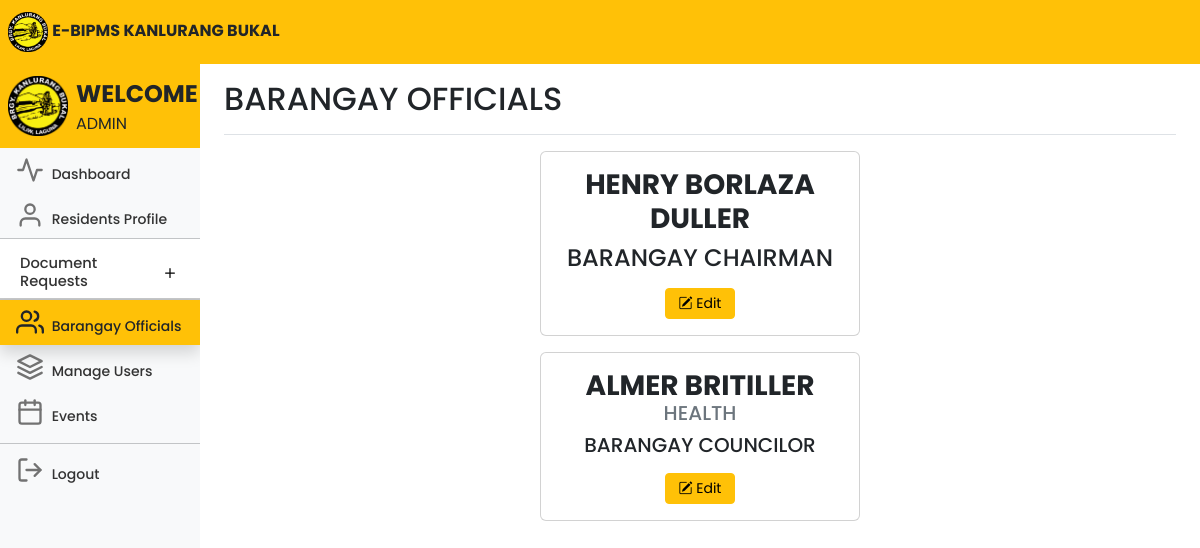
The app's page /adminofficials.php (signed in), older data.
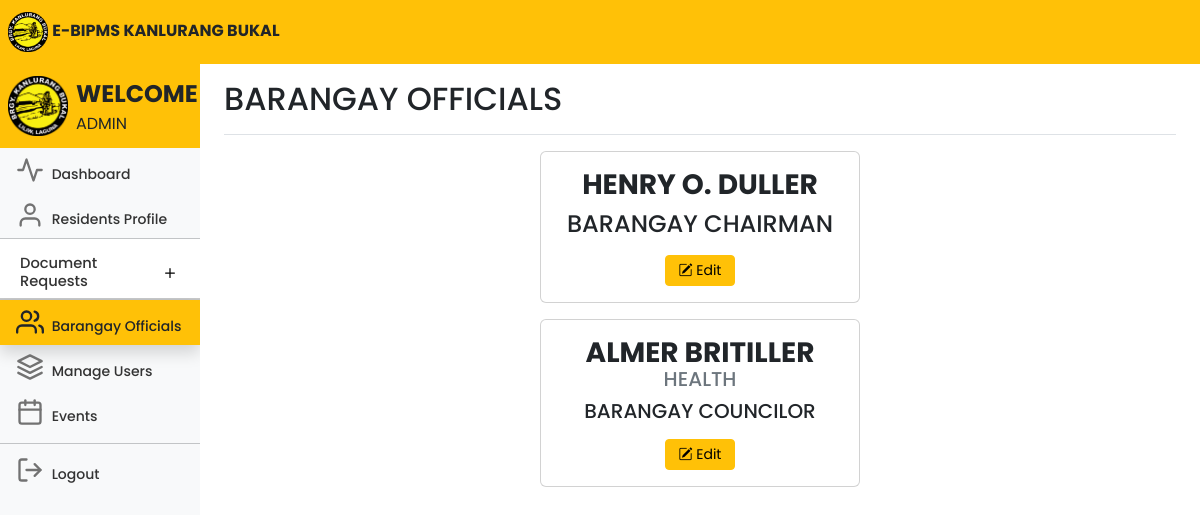
The same page, newer data.
### tables this page shows
CREATE TABLE `officials` (
  `id` int(11) NOT NULL,
  `firstName` varchar(255) NOT NULL,
  `middleName` varchar(255) DEFAULT NULL,
  `lastName` varchar(255) NOT NULL,
  `position` varchar(255) NOT NULL,
  `committee` varchar(100) NOT NULL,
  `termStartYear` int(11) NOT NULL,
  `termEndYear` int(11) NOT NULL,
  `type` enum('Barangay','SK') NOT NULL
);

### adminofficials.php (the view, shortened to what the changed rows need)
<!DOCTYPE html>
<html lang="en">
<head>
	<link rel="stylesheet" href="https://cdn.jsdelivr.net/npm/bootstrap-icons@1.10.5/font/bootstrap-icons.css">
	<link href="css/bootstrap.min.css" rel="stylesheet">
	<link rel="stylesheet" href="css/style.css">
	<link href="dashboard.css" rel="stylesheet">
</head>
<body>
	<div class="container-fluid">
		<div class="row">
			<nav id="sidebarMenu" class="col-md-3 col-lg-2 d-md-block bg-body-tertiary sidebar collapse">
				<div class="position-sticky pt-2 mt-2 sidebar-sticky bg-light">
					<ul class="nav flex-column">
						<li class="nav-item fs-7">
							<div class="accordion accordion-flush" id="accordionFlushExample">
								<div class="accordion-item">
									<h2 class="accordion-header fs-7">
										<button class="accordion-button collapsed fs-7 pb-2 nav-link"
											style="font-size:11pt;" type="button" data-bs-toggle="collapse"
											data-bs-target="#flush-collapseOne" aria-expanded="false"
											aria-controls="flush-collapseOne">
											Document Requests
										</button>
									</h2>
								</div>
						</li>
					</ul>
				</div>
			</nav>
			<main class="col-md-9 ms-sm-auto col-lg-10 px-md-4">
				<div
					class="d-flex justify-content-between flex-wrap flex-md-nowrap align-items-center pt-3 pb-2 mb-3 border-bottom">
					<h1 class="h2">BARANGAY OFFICIALS</h1>
				</div>
				<div class="d-flex flex-wrap mb-3 row g-3 justify-content-center">
					<?php
					include 'conn.php';
					$query = "SELECT * FROM officials WHERE position='Barangay Chairman'";
					$query_run = mysqli_query($conn, $query);
					while ($items = mysqli_fetch_array($query_run)) {
						echo '<div class="col-auto">';
						echo '<div class="card" style="width: 20rem;">';
						echo '<div class="card-body">';
						echo '<h3 class="text-center" style="text-transform: uppercase;">' . '<strong>' . $items['firstName'] . ' ' . $items['middleName'] . ' ' . $items['lastName'] . '</strong>' . '</h3>';
						echo '<h4 class="text-center mt-0" style="text-transform: uppercase;">' . $items['position'] . '</h4>';
						echo '<div class="text-center mt-3">';
						echo '<a href="editpage.php?id=' . $items['id'] . '" class="btn btn-warning btn-sm f" style="width: 70px;"><i class="bi bi-pencil-square"></i> Edit</a>';
						echo '</div>';
						echo '</div>';
						echo '</div>';
						echo '</div>';
					}
					?>
				</div>
		</div>
	</div>
</body>
</html>

Row changes from the older to the newer data that the page shows:
changed officials "HENRY": middleName "BORLAZA" → "O."
